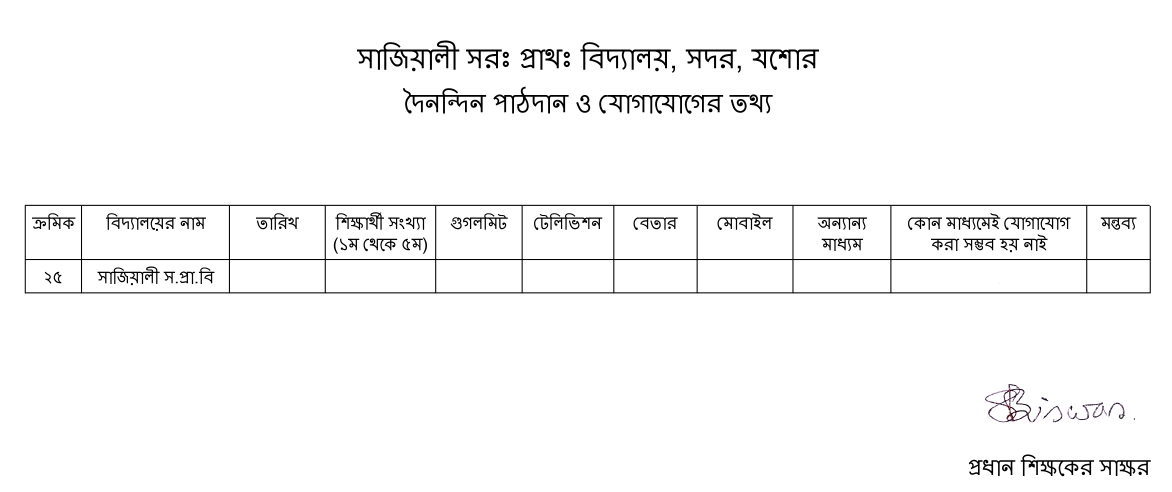
#> input picture background.png, 4686 x 1968 px (shown at 1/4 size)
$ python test.py
#> lines starting #> are read from the running program, lines starting #| are printed output that depends on the picture
from PIL import Image, ImageDraw, ImageFont
import sys


with Image.open("background.png") as im:
#> im is the input picture: PIL image 4686x1968 RGBA; mean R, G, B, A 248, 248, 248, 255
    fnt = ImageFont.truetype("NikoshBAN.ttf", 85)
    d = ImageDraw.Draw(im)

    d.text((965, 1050), "27/01/22", font=fnt, fill=(0, 0, 0))
    d.text((1470, 1050), "173", font=fnt, fill=(0, 0, 0))
    d.text((1885, 1050), "00", font=fnt, fill=(0, 0, 0))
    d.text((2230, 1050), "13", font=fnt, fill=(0, 0, 0))
    d.text((2585, 1050), "00", font=fnt, fill=(0, 0, 0))
    d.text((2940, 1050), "10", font=fnt, fill=(0, 0, 0))
    d.text((3325, 1050), "08", font=fnt, fill=(0, 0, 0))
    d.text((3900, 1050), "142", font=fnt, fill=(0, 0, 0))


    im.save("test1.png", "PNG")
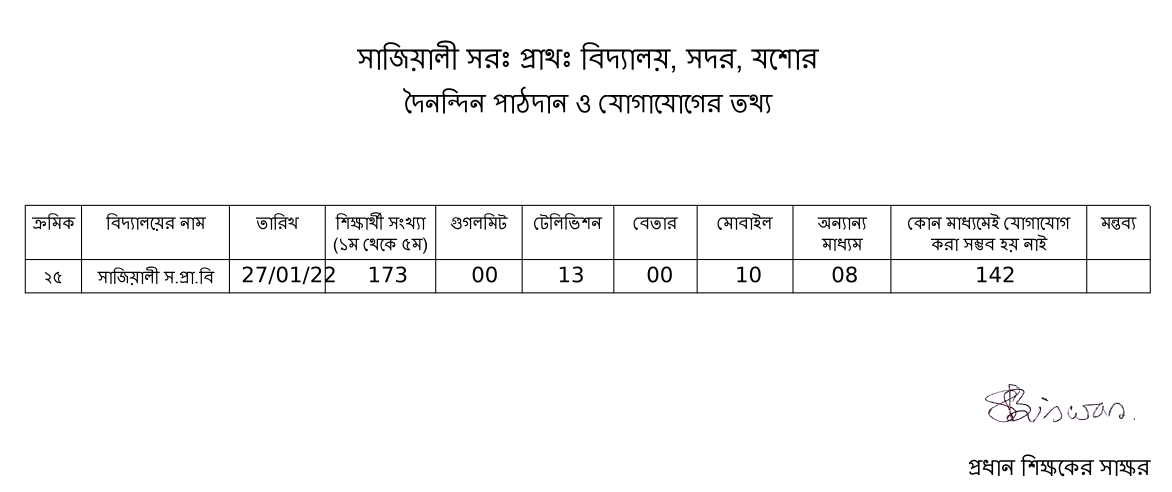
#> saved as test1.png: PIL image 4686x1968 RGBA (shown at 1/4 size); mean R, G, B, A 247.4, 247.4, 247.4, 255
